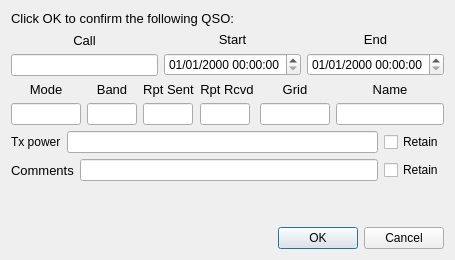
<?xml version="1.0" encoding="UTF-8"?>
<ui version="4.0">
 <class>LogQSO</class>
 <widget class="QDialog" name="LogQSO">
  <property name="sizePolicy">
   <sizepolicy hsizetype="Preferred" vsizetype="Preferred">
    <horstretch>0</horstretch>
    <verstretch>0</verstretch>
   </sizepolicy>
  </property>
  <layout class="QVBoxLayout" name="verticalLayout_11">
   <item>
    <widget class="QLabel" name="label">
     <property name="font">
      <font>
       <pointsize>10</pointsize>
      </font>
     </property>
     <property name="text">
      <string>Click OK to confirm the following QSO:</string>
     </property>
    </widget>
   </item>
   <item>
    <layout class="QHBoxLayout" name="horizontalLayout_2">
     <item>
      <layout class="QVBoxLayout" name="verticalLayout">
       <item>
        <widget class="QLabel" name="lab1">
         <property name="font">
          <font>
           <pointsize>10</pointsize>
          </font>
         </property>
         <property name="text">
          <string>Call</string>
         </property>
         <property name="alignment">
          <set>Qt::AlignCenter</set>
         </property>
        </widget>
       </item>
       <item>
        <widget class="QLineEdit" name="call"/>
       </item>
      </layout>
     </item>
     <item>
      <layout class="QVBoxLayout" name="verticalLayout_2">
       <item>
        <widget class="QLabel" name="lab2">
         <property name="font">
          <font>
           <pointsize>10</pointsize>
          </font>
         </property>
         <property name="text">
          <string>Start</string>
         </property>
         <property name="alignment">
          <set>Qt::AlignCenter</set>
         </property>
        </widget>
       </item>
       <item>
        <widget class="QDateTimeEdit" name="start_date_time">
         <property name="sizePolicy">
          <sizepolicy hsizetype="Maximum" vsizetype="Fixed">
           <horstretch>0</horstretch>
           <verstretch>0</verstretch>
          </sizepolicy>
         </property>
         <property name="displayFormat">
          <string>dd/MM/yyyy HH:mm:ss</string>
         </property>
        </widget>
       </item>
      </layout>
     </item>
     <item>
      <layout class="QVBoxLayout" name="verticalLayout_3">
       <item>
        <widget class="QLabel" name="lab2_3">
         <property name="font">
          <font>
           <pointsize>10</pointsize>
          </font>
         </property>
         <property name="text">
          <string>End</string>
         </property>
         <property name="alignment">
          <set>Qt::AlignCenter</set>
         </property>
        </widget>
       </item>
       <item>
        <widget class="QDateTimeEdit" name="end_date_time">
         <property name="sizePolicy">
          <sizepolicy hsizetype="Maximum" vsizetype="Fixed">
           <horstretch>0</horstretch>
           <verstretch>0</verstretch>
          </sizepolicy>
         </property>
         <property name="displayFormat">
          <string>dd/MM/yyyy HH:mm:ss</string>
         </property>
        </widget>
       </item>
      </layout>
     </item>
    </layout>
   </item>
   <item>
    <layout class="QHBoxLayout" name="horizontalLayout_4">
     <item>
      <layout class="QVBoxLayout" name="verticalLayout_4">
       <item>
        <widget class="QLabel" name="lab4">
         <property name="font">
          <font>
           <pointsize>10</pointsize>
          </font>
         </property>
         <property name="text">
          <string>Mode</string>
         </property>
         <property name="alignment">
          <set>Qt::AlignCenter</set>
         </property>
        </widget>
       </item>
       <item>
        <widget class="QLineEdit" name="mode">
         <property name="maximumSize">
          <size>
           <width>70</width>
           <height>16777215</height>
          </size>
         </property>
        </widget>
       </item>
      </layout>
     </item>
     <item>
      <layout class="QVBoxLayout" name="verticalLayout_6">
       <item>
        <widget class="QLabel" name="lab5">
         <property name="font">
          <font>
           <pointsize>10</pointsize>
          </font>
         </property>
         <property name="text">
          <string>Band</string>
         </property>
         <property name="alignment">
          <set>Qt::AlignCenter</set>
         </property>
        </widget>
       </item>
       <item>
        <widget class="QLineEdit" name="band">
         <property name="maximumSize">
          <size>
           <width>50</width>
           <height>16777215</height>
          </size>
         </property>
        </widget>
       </item>
      </layout>
     </item>
     <item>
      <layout class="QVBoxLayout" name="verticalLayout_7">
       <item>
        <widget class="QLabel" name="lab6">
         <property name="font">
          <font>
           <pointsize>10</pointsize>
          </font>
         </property>
         <property name="text">
          <string>Rpt Sent</string>
         </property>
         <property name="alignment">
          <set>Qt::AlignCenter</set>
         </property>
        </widget>
       </item>
       <item>
        <widget class="QLineEdit" name="sent">
         <property name="maximumSize">
          <size>
           <width>50</width>
           <height>16777215</height>
          </size>
         </property>
        </widget>
       </item>
      </layout>
     </item>
     <item>
      <layout class="QVBoxLayout" name="verticalLayout_8">
       <item>
        <widget class="QLabel" name="lab7">
         <property name="font">
          <font>
           <pointsize>10</pointsize>
          </font>
         </property>
         <property name="text">
          <string>Rpt Rcvd</string>
         </property>
         <property name="alignment">
          <set>Qt::AlignCenter</set>
         </property>
        </widget>
       </item>
       <item>
        <widget class="QLineEdit" name="rcvd">
         <property name="maximumSize">
          <size>
           <width>50</width>
           <height>16777215</height>
          </size>
         </property>
        </widget>
       </item>
      </layout>
     </item>
     <item>
      <layout class="QVBoxLayout" name="verticalLayout_9">
       <item>
        <widget class="QLabel" name="lab8">
         <property name="font">
          <font>
           <pointsize>10</pointsize>
          </font>
         </property>
         <property name="text">
          <string>Grid</string>
         </property>
         <property name="alignment">
          <set>Qt::AlignCenter</set>
         </property>
        </widget>
       </item>
       <item>
        <widget class="QLineEdit" name="grid">
         <property name="maximumSize">
          <size>
           <width>70</width>
           <height>16777215</height>
          </size>
         </property>
        </widget>
       </item>
      </layout>
     </item>
     <item>
      <layout class="QVBoxLayout" name="verticalLayout_10">
       <item>
        <widget class="QLabel" name="lab9">
         <property name="enabled">
          <bool>true</bool>
         </property>
         <property name="font">
          <font>
           <pointsize>10</pointsize>
          </font>
         </property>
         <property name="text">
          <string>Name</string>
         </property>
         <property name="alignment">
          <set>Qt::AlignCenter</set>
         </property>
        </widget>
       </item>
       <item>
        <widget class="QLineEdit" name="name">
         <property name="enabled">
          <bool>true</bool>
         </property>
        </widget>
       </item>
      </layout>
     </item>
    </layout>
   </item>
   <item>
    <layout class="QHBoxLayout" name="horizontalLayout_6">
     <item>
      <widget class="QLabel" name="label_2">
       <property name="text">
        <string>Tx power</string>
       </property>
      </widget>
     </item>
     <item>
      <widget class="QLineEdit" name="txPower"/>
     </item>
     <item>
      <widget class="QCheckBox" name="cbTxPower">
       <property name="text">
        <string>Retain</string>
       </property>
      </widget>
     </item>
    </layout>
   </item>
   <item>
    <layout class="QHBoxLayout" name="horizontalLayout">
     <item>
      <widget class="QLabel" name="lab10">
       <property name="enabled">
        <bool>true</bool>
       </property>
       <property name="font">
        <font>
         <pointsize>10</pointsize>
        </font>
       </property>
       <property name="text">
        <string>Comments</string>
       </property>
      </widget>
     </item>
     <item>
      <widget class="QLineEdit" name="comments">
       <property name="enabled">
        <bool>true</bool>
       </property>
      </widget>
     </item>
     <item>
      <widget class="QCheckBox" name="cbComments">
       <property name="text">
        <string>Retain</string>
       </property>
      </widget>
     </item>
    </layout>
   </item>
   <item>
    <spacer name="verticalSpacer">
     <property name="orientation">
      <enum>Qt::Vertical</enum>
     </property>
     <property name="sizeHint" stdset="0">
      <size>
       <width>20</width>
       <height>40</height>
      </size>
     </property>
    </spacer>
   </item>
   <item>
    <widget class="QDialogButtonBox" name="buttonBox">
     <property name="orientation">
      <enum>Qt::Horizontal</enum>
     </property>
     <property name="standardButtons">
      <set>QDialogButtonBox::Cancel|QDialogButtonBox::Ok</set>
     </property>
    </widget>
   </item>
  </layout>
 </widget>
 <tabstops>
  <tabstop>call</tabstop>
  <tabstop>start_date_time</tabstop>
  <tabstop>end_date_time</tabstop>
  <tabstop>mode</tabstop>
  <tabstop>band</tabstop>
  <tabstop>sent</tabstop>
  <tabstop>rcvd</tabstop>
  <tabstop>grid</tabstop>
  <tabstop>name</tabstop>
  <tabstop>txPower</tabstop>
  <tabstop>cbTxPower</tabstop>
  <tabstop>comments</tabstop>
  <tabstop>cbComments</tabstop>
 </tabstops>
 <resources/>
 <connections>
  <connection>
   <sender>buttonBox</sender>
   <signal>accepted()</signal>
   <receiver>LogQSO</receiver>
   <slot>accept()</slot>
   <hints>
    <hint type="sourcelabel">
     <x>248</x>
     <y>254</y>
    </hint>
    <hint type="destinationlabel">
     <x>157</x>
     <y>274</y>
    </hint>
   </hints>
  </connection>
  <connection>
   <sender>buttonBox</sender>
   <signal>rejected()</signal>
   <receiver>LogQSO</receiver>
   <slot>reject()</slot>
   <hints>
    <hint type="sourcelabel">
     <x>316</x>
     <y>260</y>
    </hint>
    <hint type="destinationlabel">
     <x>286</x>
     <y>274</y>
    </hint>
   </hints>
  </connection>
 </connections>
</ui>
